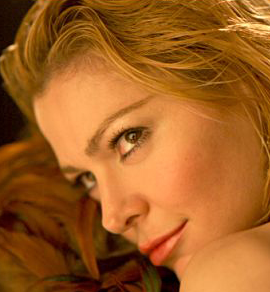
#> input picture data/model.png, 270 x 292 px
$ python l_a.py
#> lines starting #> are read from the running program, lines starting #| are printed output that depends on the picture
import cv2
import numpy as np

img = cv2.imread("../../data/model.png")
#> img is the input picture: shape (292, 270, 3); mean B, G, R 34.2, 93.7, 159.5

#white_balancing_factor = np.asarray([[[1, 1, 1]]])
white_balancing_factor = 255 / img[146, 127].astype(np.float32)
#> white_balancing_factor = [1.93, 1.29, 1.04]
white_balancing_factor = np.expand_dims(white_balancing_factor, 0)
#> white_balancing_factor = [[1.93, 1.29, 1.04]]
white_balancing_factor = np.expand_dims(white_balancing_factor, 1)

img_balanced = img * white_balancing_factor
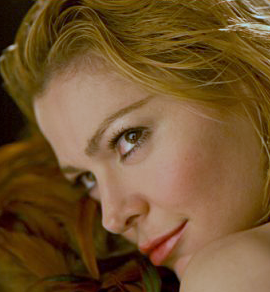
#> img_balanced: shape (292, 270, 3) float32; mean B, G, R 66.1, 120.7, 165.3; drawn with min black and max white
img_balanced = np.clip(img_balanced, 0, 255)
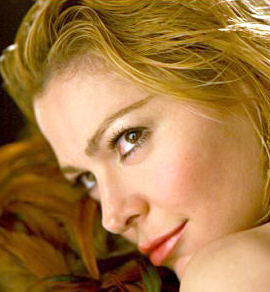
#> img_balanced: shape (292, 270, 3) float32; mean B, G, R 66, 120.6, 164.8
img_balanced = img_balanced.astype(np.uint8)

cv2.imshow("Normal", img)
cv2.imshow("Abgeglichen", img_balanced)

cv2.waitKey()

$ run again, with data/4.png copied over data/model.png
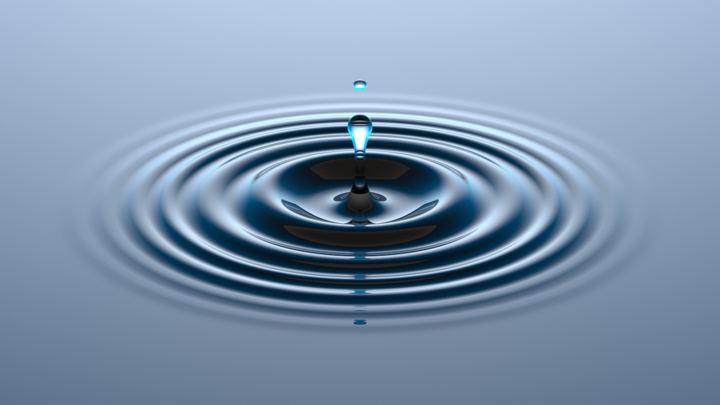
#> input picture data/4.png, 720 x 405 px
#> img is the input picture: shape (405, 720, 3); mean B, G, R 172.2, 148, 125.7
#> `white_balancing_factor = 255 / img[146, 127].astype(np.float32)`: white_balancing_factor = [1.28, 1.46, 1.66]
#> `white_balancing_factor = np.expand_dims(white_balancing_factor, 0)`: white_balancing_factor = [[1.28, 1.46, 1.66]]
#> `img_balanced = img * white_balancing_factor`:
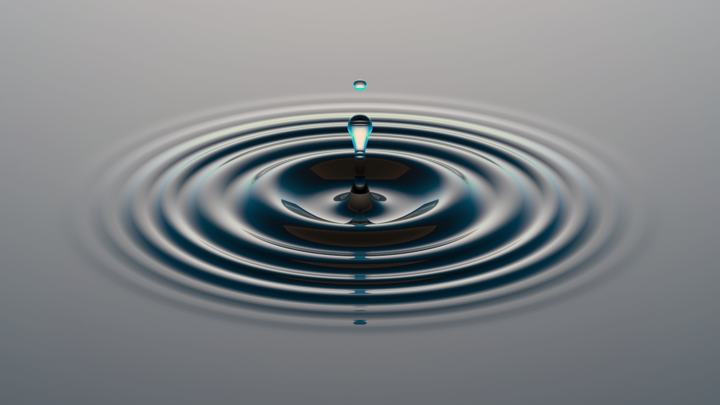
#> img_balanced: shape (405, 720, 3) float32; mean B, G, R 220.7, 215.7, 208.2; drawn with min black and max white
#> `img_balanced = np.clip(img_balanced, 0, 255)`:
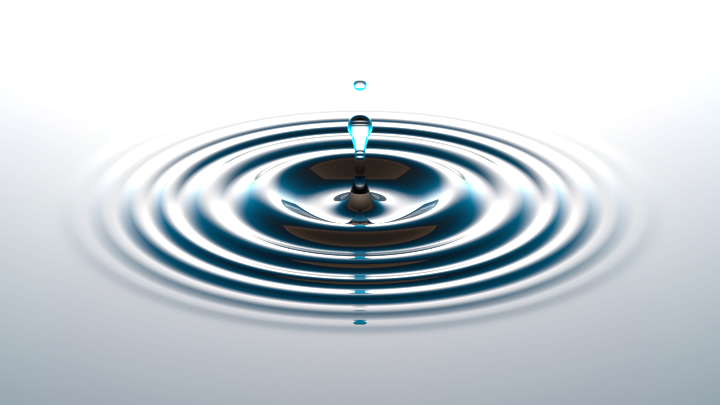
#> img_balanced: shape (405, 720, 3) float32; mean B, G, R 211.7, 206.1, 198.2
